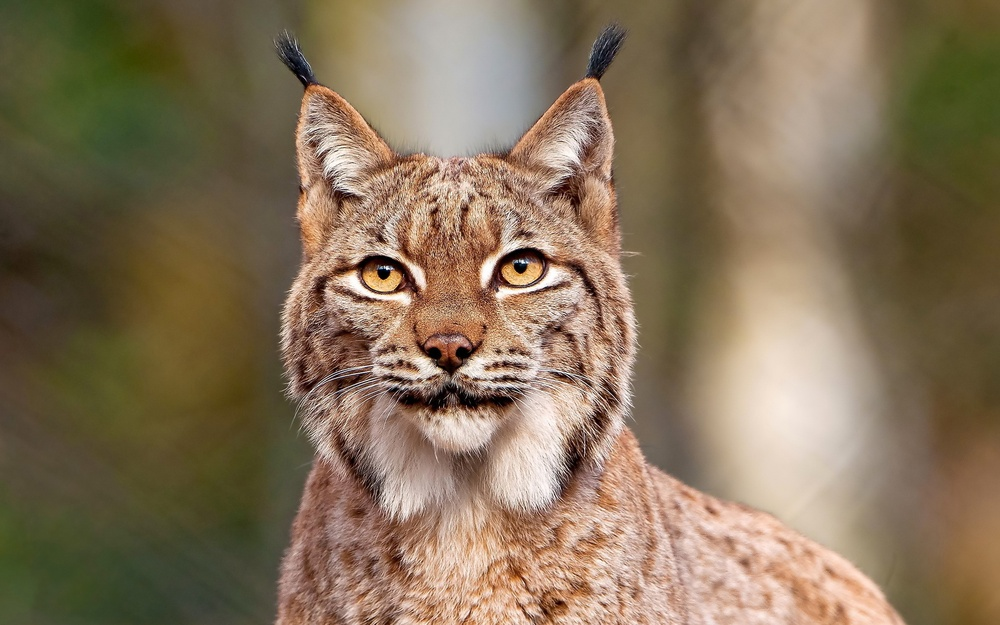
#> input picture cat.jpg, 1000 x 625 px, shrunk from 2560 x 1600 before the run, found by its file name
$ jupyter execute pencil_sketch.ipynb
#> lines starting #> are read from the running program, lines starting #| are printed output that depends on the picture
[cell 1]
#import the library
import cv2

[cell 2]
#get the image location and the image file name
img_location = 'C:\\Users\\djsag\\Downloads'

[cell 3]
filename = 'cat.jpeg'

[cell 4]
#read in the image
img = cv2.imread("C:\\Users\\djsag\\Downloads\\cat.jpg", 1)
#> img is the input picture: shape (625, 1000, 3); mean B, G, R 89.5, 114.5, 133

[cell 5]
#convert the image to gray scale
gray_image = cv2.cvtColor(img, cv2.COLOR_BGR2GRAY)
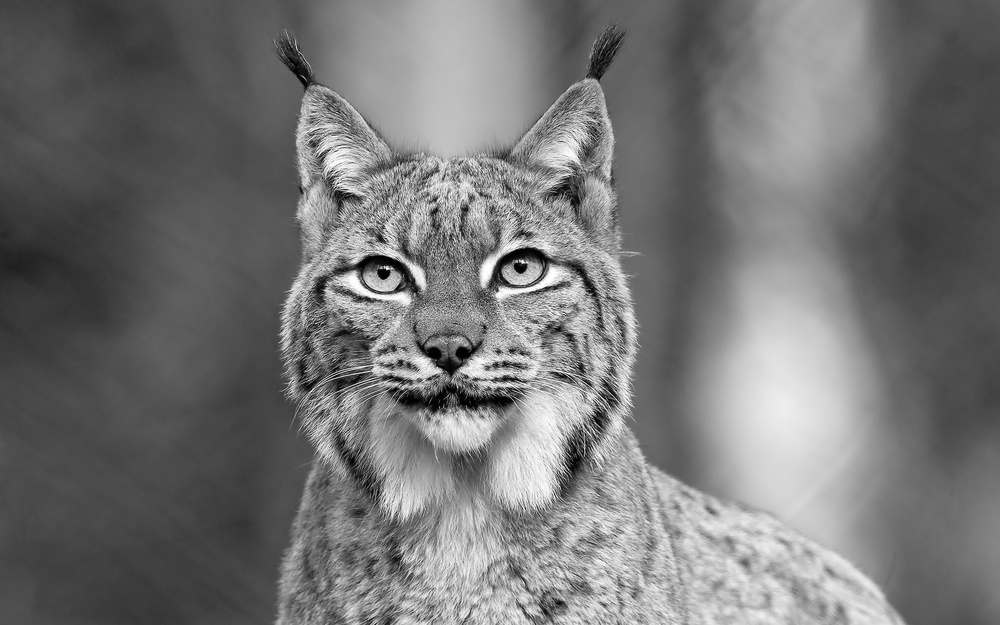
#> gray_image: shape (625, 1000); min 0, max 255, mean 117.2

[cell 6]
#invert the image
inverted_gray_image = 255 - gray_image
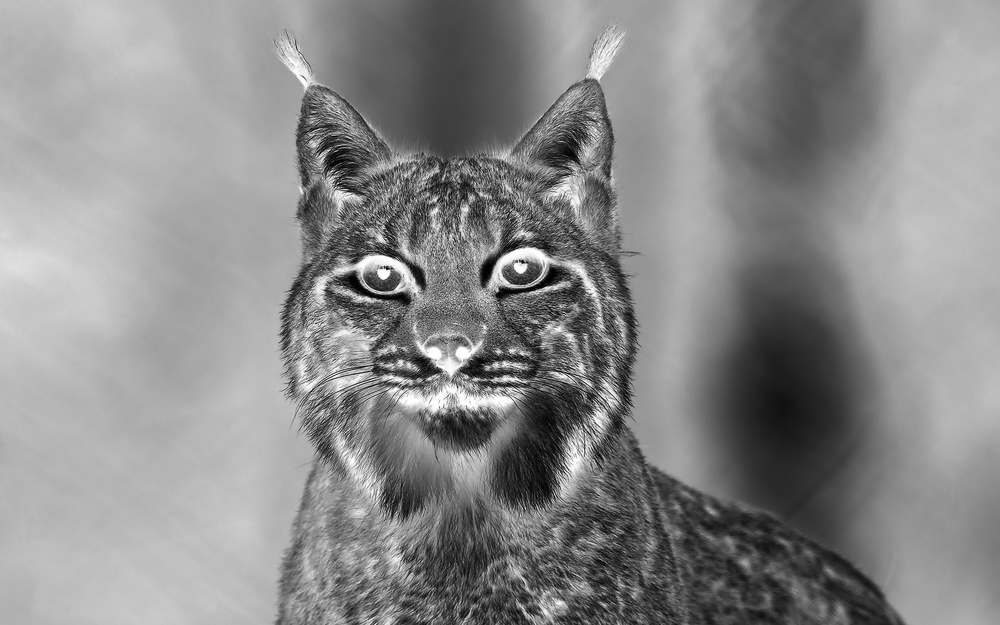
#> inverted_gray_image: shape (625, 1000); min 0, max 255, mean 137.8

[cell 7]
#blur the image by gaussian blur
blurred_image = cv2.GaussianBlur(inverted_gray_image, (21, 21), 0)
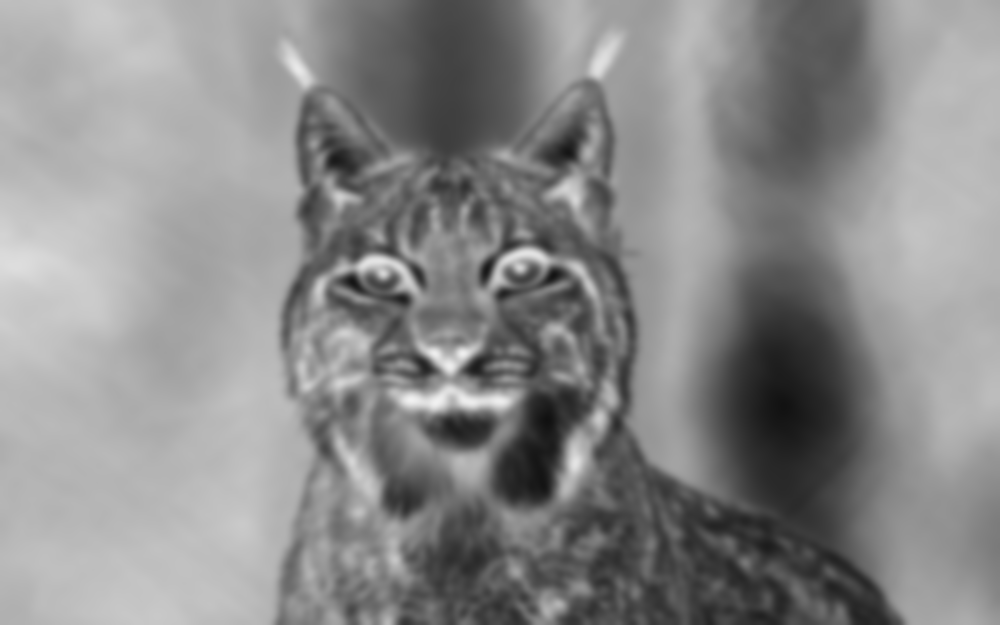
#> blurred_image: shape (625, 1000); min 16, max 241, mean 137.8

[cell 8]
#invert the blurred image
inverted_blurred_image = 255 - blurred_image
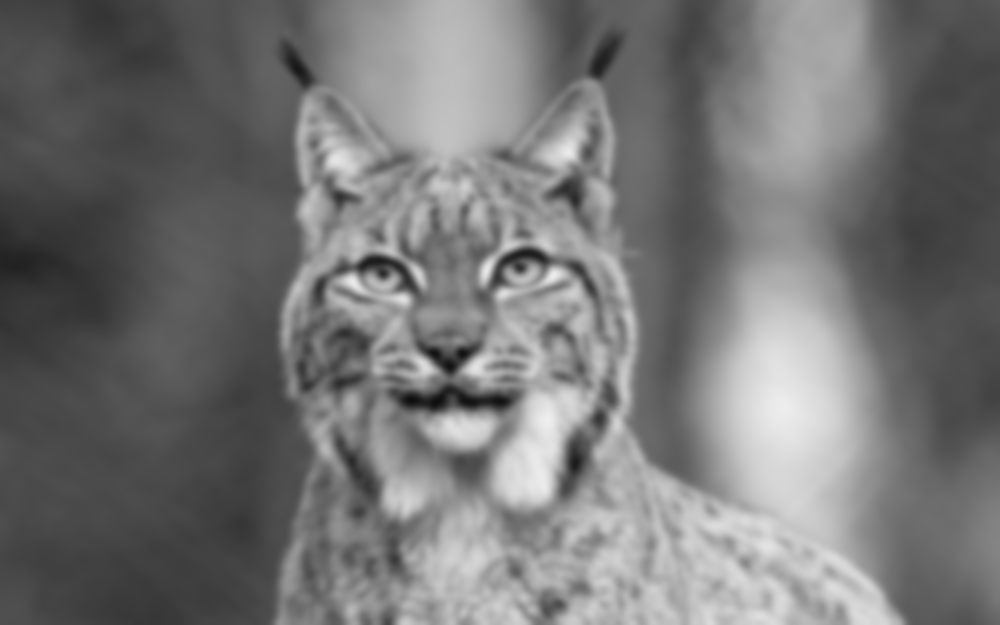
#> inverted_blurred_image: shape (625, 1000); min 14, max 239, mean 117.2

[cell 9]
#create the pencil sketch image
pencil_sketch_image = cv2.divide(gray_image, inverted_blurred_image, scale = 256.0)
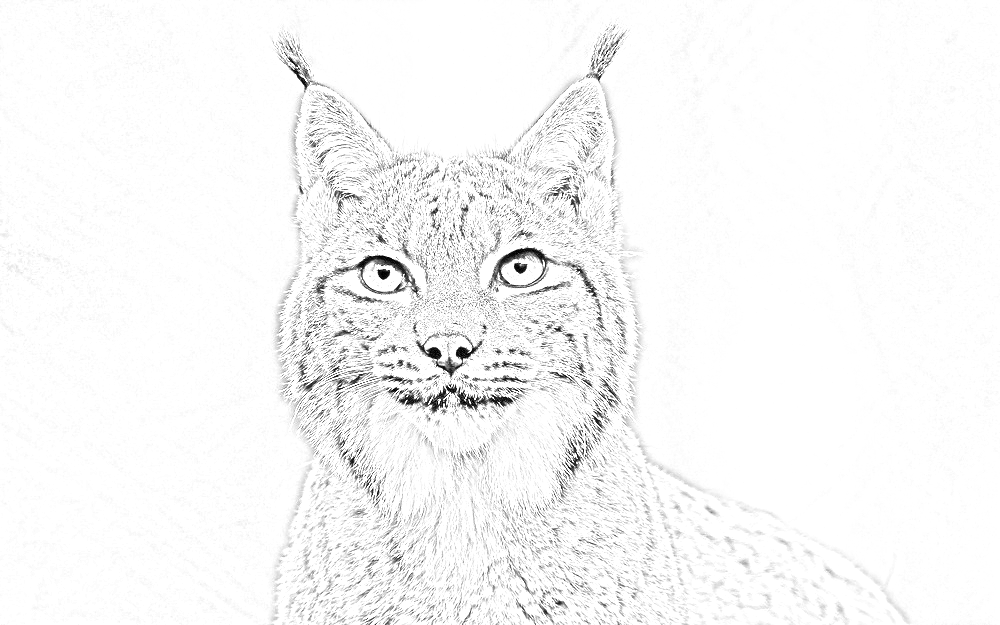
#> pencil_sketch_image: shape (625, 1000); min 0, max 255, mean 247
